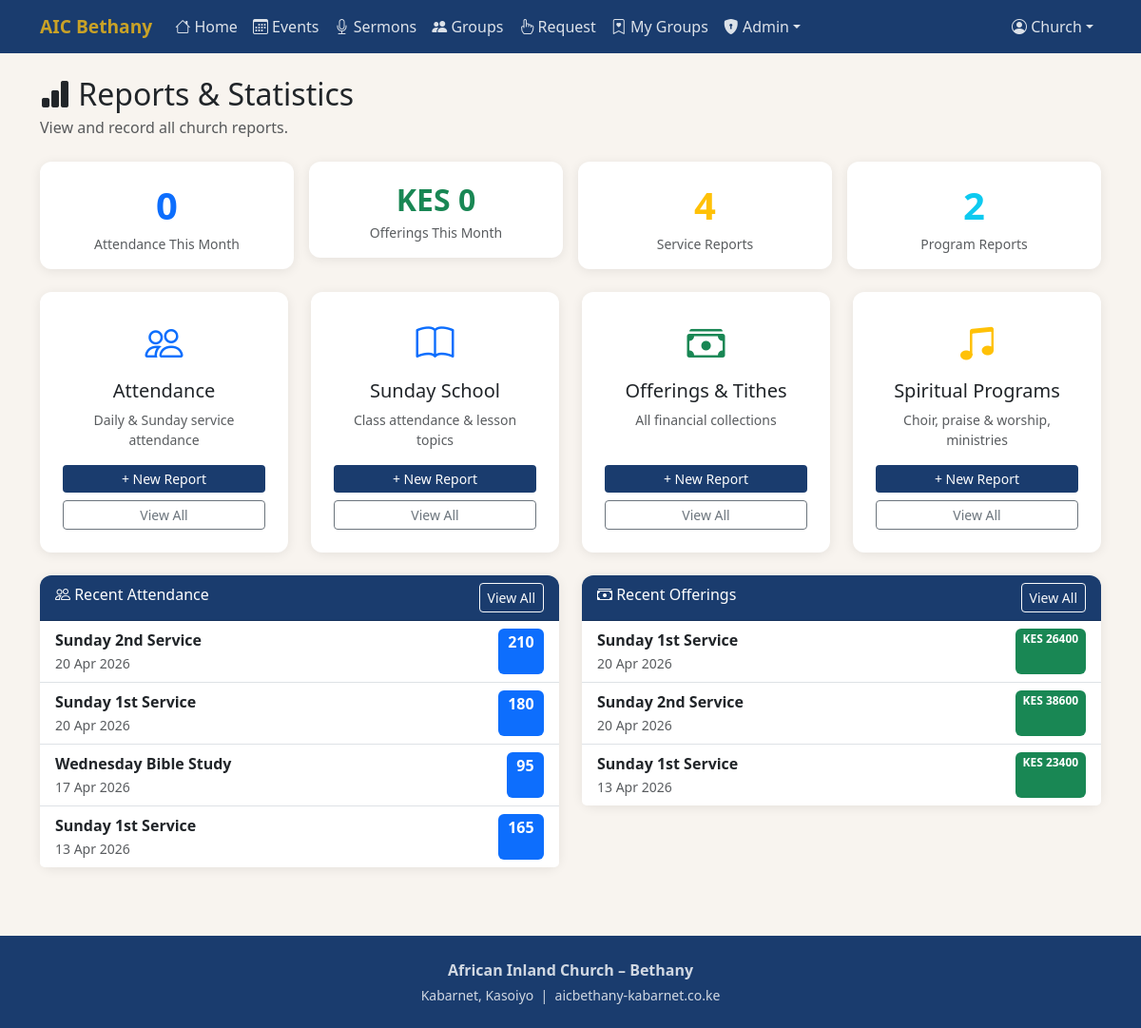
The app's page /reports/ (signed in) with its own data.
### reports/models.py (models this page shows, shortened)
class AttendanceReport(models.Model):
    SERVICE_TYPES = [('sunday_first','Sunday 1st Service'),('sunday_second','Sunday 2nd Service'),('sunday_evening','Sunday Evening Service'),('wednesday','Wednesday Bible Study'),('friday','Friday Prayer Meeting'),('special','Special Service'),('other','Other')]
    date = models.DateField()
    service_type = models.CharField(max_length=30, choices=SERVICE_TYPES)
    total_attendance = models.PositiveIntegerField(default=0)
    men = models.PositiveIntegerField(default=0)
    women = models.PositiveIntegerField(default=0)
    youth = models.PositiveIntegerField(default=0)
    children = models.PositiveIntegerField(default=0)
    visitors = models.PositiveIntegerField(default=0)
    new_converts = models.PositiveIntegerField(default=0)
    presiding_minister = models.ForeignKey(User, on_delete=models.SET_NULL, null=True, blank=True, related_name='presided_services')
    notes = models.TextField(blank=True)
    recorded_by = models.ForeignKey(User, on_delete=models.SET_NULL, null=True, blank=True, related_name='recorded_attendance')
    created_at = models.DateTimeField(auto_now_add=True)
    class Meta:
        ordering = ['-date']
        unique_together = ['date','service_type']

class OfferingReport(models.Model):
    SERVICE_TYPES = [('sunday_first','Sunday 1st Service'),('sunday_second','Sunday 2nd Service'),('sunday_evening','Sunday Evening Service'),('wednesday','Wednesday Service'),('friday','Friday Service'),('special','Special Service / Harambee'),('other','Other')]
    date = models.DateField()
    service_type = models.CharField(max_length=30, choices=SERVICE_TYPES)
    currency = models.CharField(max_length=5, default='KES')
    general_offering = models.DecimalField(max_digits=12, decimal_places=2, default=0)
    thanksgiving_offering = models.DecimalField(max_digits=12, decimal_places=2, default=0)
    special_offering = models.DecimalField(max_digits=12, decimal_places=2, default=0)
    special_offering_purpose = models.CharField(max_length=200, blank=True)
    building_fund = models.DecimalField(max_digits=12, decimal_places=2, default=0)
    tithes_cash = models.DecimalField(max_digits=12, decimal_places=2, default=0)
    tithes_mpesa = models.DecimalField(max_digits=12, decimal_places=2, default=0)
    missions_offering = models.DecimalField(max_digits=12, decimal_places=2, default=0)
    sunday_school_offering = models.DecimalField(max_digits=12, decimal_places=2, default=0)
    counted_by = models.CharField(max_length=200, blank=True)
    verified_by = models.ForeignKey(User, on_delete=models.SET_NULL, null=True, blank=True, related_name='verified_offerings')
    notes = models.TextField(blank=True)
    recorded_by = models.ForeignKey(User, on_delete=models.SET_NULL, null=True, blank=True, related_name='recorded_offerings')
    created_at = models.DateTimeField(auto_now_add=True)
    class Meta:
        ordering = ['-date']
    def total_offering(self):
        return self.general_offering+self.thanksgiving_offering+self.special_offering+self.building_fund+self.missions_offering+self.sunday_school_offering
    def total_tithes(self):
        return self.tithes_cash+self.tithes_mpesa
    def grand_total(self):
        return self.total_offering()+self.total_tithes()

### reports/views.py (the view)
    @login_required
    def wrapper(request, *args, **kwargs):
        if request.user.is_staff:
            return view_func(request, *args, **kwargs)
        messages.error(request, "Access denied.")
        return redirect('dashboard')

### reports/views.py (called while the page is built)
def admin_required(view_func):
    @login_required
    def wrapper(request, *args, **kwargs):
        if request.user.is_staff:
            return view_func(request, *args, **kwargs)
        messages.error(request, "Access denied.")
        return redirect('dashboard')
    return wrapper

@admin_required
def report_dashboard(request):
    today = date.today()
    month_start = today.replace(day=1)
    monthly_attendance = AttendanceReport.objects.filter(date__gte=month_start)
    total_this_month = sum(r.total_attendance for r in monthly_attendance)
    monthly_offering = OfferingReport.objects.filter(date__gte=month_start)
    total_offering_month = sum(r.grand_total() for r in monthly_offering)
    return render(request, 'reports/dashboard.html', {'total_this_month':total_this_month,'total_offering_month':total_offering_month,'attendance_records':AttendanceReport.objects.count(),'recent_attendance':AttendanceReport.objects.all()[:5],'recent_offerings':OfferingReport.objects.all()[:5],'recent_programs':SpiritualProgramReport.objects.all()[:5]})

### templates/reports/dashboard.html (shortened to what this page needs)
{% extends 'base.html' %}
{% block content %}
<div class="container py-4">
  <h2 class="mb-1"><i class="bi bi-bar-chart-fill"></i> Reports & Statistics</h2>
  <p class="text-muted mb-4">View and record all church reports.</p>
  <div class="row g-3 mb-4">
    <div class="col-6 col-md-3"><div class="card text-center p-3"><div class="fs-1 fw-bold text-primary">{{ total_this_month }}</div><small class="text-muted">Attendance This Month</small></div></div>
    <div class="col-6 col-md-3"><div class="card text-center p-3"><div class="fs-2 fw-bold text-success">KES {{ total_offering_month|floatformat:0 }}</div><small class="text-muted">Offerings This Month</small></div></div>
    <div class="col-6 col-md-3"><div class="card text-center p-3"><div class="fs-1 fw-bold text-warning">{{ attendance_records }}</div><small class="text-muted">Service Reports</small></div></div>
    <div class="col-6 col-md-3"><div class="card text-center p-3"><div class="fs-1 fw-bold text-info">{{ recent_programs|length }}</div><small class="text-muted">Program Reports</small></div></div>
  </div>
  <div class="row g-4 mb-4">
    <div class="col-md-6 col-lg-3"><div class="card h-100 text-center p-4"><i class="bi bi-people fs-1 text-primary mb-2"></i><h5>Attendance</h5><p class="small text-muted">Daily & Sunday service attendance</p><div class="mt-auto d-grid gap-2"><a href="{% url 'attendance_create' %}" class="btn btn-church btn-sm">+ New Report</a><a href="{% url 'attendance_list' %}" class="btn btn-outline-secondary btn-sm">View All</a></div></div></div>
    <div class="col-md-6 col-lg-3"><div class="card h-100 text-center p-4"><i class="bi bi-book fs-1 text-primary mb-2"></i><h5>Sunday School</h5><p class="small text-muted">Class attendance & lesson topics</p><div class="mt-auto d-grid gap-2"><a href="{% url 'sunday_school_create' %}" class="btn btn-church btn-sm">+ New Report</a><a href="{% url 'sunday_school_list' %}" class="btn btn-outline-secondary btn-sm">View All</a></div></div></div>
    <div class="col-md-6 col-lg-3"><div class="card h-100 text-center p-4"><i class="bi bi-cash-stack fs-1 text-success mb-2"></i><h5>Offerings & Tithes</h5><p class="small text-muted">All financial collections</p><div class="mt-auto d-grid gap-2"><a href="{% url 'offering_create' %}" class="btn btn-church btn-sm">+ New Report</a><a href="{% url 'offering_list' %}" class="btn btn-outline-secondary btn-sm">View All</a></div></div></div>
    <div class="col-md-6 col-lg-3"><div class="card h-100 text-center p-4"><i class="bi bi-music-note-beamed fs-1 text-warning mb-2"></i><h5>Spiritual Programs</h5><p class="small text-muted">Choir, praise & worship, ministries</p><div class="mt-auto d-grid gap-2"><a href="{% url 'program_create' %}" class="btn btn-church btn-sm">+ New Report</a><a href="{% url 'program_list' %}" class="btn btn-outline-secondary btn-sm">View All</a></div></div></div>
  </div>
  <div class="row g-4">
    <div class="col-md-6"><div class="card"><div class="card-header d-flex justify-content-between"><span><i class="bi bi-people"></i> Recent Attendance</span><a href="{% url 'attendance_list' %}" class="btn btn-sm btn-outline-light">View All</a></div>
      <ul class="list-group list-group-flush">{% for r in recent_attendance %}<li class="list-group-item d-flex justify-content-between"><div><strong>{{ r.get_service_type_display }}</strong><br><small class="text-muted">{{ r.date|date:"d M Y" }}</small></div><span class="badge bg-primary fs-6">{{ r.total_attendance }}</span></li>{% empty %}<li class="list-group-item text-muted small">No records yet.</li>{% endfor %}</ul>
    </div></div>
    <div class="col-md-6"><div class="card"><div class="card-header d-flex justify-content-between"><span><i class="bi bi-cash-stack"></i> Recent Offerings</span><a href="{% url 'offering_list' %}" class="btn btn-sm btn-outline-light">View All</a></div>
      <ul class="list-group list-group-flush">{% for r in recent_offerings %}<li class="list-group-item d-flex justify-content-between"><div><strong>{{ r.get_service_type_display }}</strong><br><small class="text-muted">{{ r.date|date:"d M Y" }}</small></div><span class="badge bg-success">KES {{ r.grand_total|floatformat:0 }}</span></li>{% empty %}<li class="list-group-item text-muted small">No records yet.</li>{% endfor %}</ul>
    </div></div>
  </div>
</div>
{% endblock %}

### templates/base.html (shortened to what this page needs)
<!DOCTYPE html>
<html lang="en">
<head>
    <link href="https://cdn.jsdelivr.net/npm/bootstrap@5.3.0/dist/css/bootstrap.min.css" rel="stylesheet">
    <link href="https://cdn.jsdelivr.net/npm/bootstrap-icons@1.11.0/font/bootstrap-icons.css" rel="stylesheet">
</head>
<body>
<nav class="navbar navbar-expand-lg navbar-dark">
  <div class="container">
    <a class="navbar-brand" href="{% url 'home' %}"> AIC Bethany</a>
    <div class="collapse navbar-collapse" id="navMenu">
      <ul class="navbar-nav me-auto">
        <li class="nav-item"><a class="nav-link" href="{% url 'home' %}"><i class="bi bi-house"></i> Home</a></li>
        <li class="nav-item"><a class="nav-link" href="{% url 'event_list' %}"><i class="bi bi-calendar3"></i> Events</a></li>
        <li class="nav-item"><a class="nav-link" href="{% url 'sermon_list' %}"><i class="bi bi-mic"></i> Sermons</a></li>
        <li class="nav-item"><a class="nav-link" href="{% url 'group_list' %}"><i class="bi bi-people-fill"></i> Groups</a></li>
        {% if user.is_authenticated %}
          {% if user.is_staff %}
            <li class="nav-item"><a class="nav-link" href="{% url 'service_request' %}"><i class="bi bi-hand-index"></i> Request</a></li>
            <li class="nav-item"><a class="nav-link" href="{% url 'my_groups' %}"><i class="bi bi-bookmark-heart"></i> My Groups</a></li>
            <li class="nav-item dropdown">
              <a class="nav-link dropdown-toggle" href="#" data-bs-toggle="dropdown"><i class="bi bi-shield-lock-fill"></i> Admin</a>
            </li>
          {% endif %}
        {% endif %}
      </ul>
      <ul class="navbar-nav">
        {% if user.is_authenticated %}
        <li class="nav-item dropdown">
          <a class="nav-link dropdown-toggle" href="#" data-bs-toggle="dropdown"><i class="bi bi-person-circle"></i> {{ user.first_name|default:user.username }}</a>
        </li>
        {% else %}
        <li class="nav-item"><a class="nav-link" href="{% url 'login' %}"><i class="bi bi-box-arrow-in-right"></i> Login</a></li>
        <li class="nav-item"><a class="btn btn-gold btn-sm ms-2 nav-link" href="{% url 'register' %}">Join Us</a></li>
        {% endif %}
      </ul>
    </div>
  </div>
</nav>
{% block content %}{% endblock %}
<footer class="py-4 mt-5"><div class="container text-center">
    <p class="mb-1"> <strong>African Inland Church – Bethany</strong></p>
    <p class="mb-0 small">Kabarnet, Kasoiyo &nbsp;|&nbsp; aicbethany-kabarnet.co.ke</p>
</div></footer>
</body></html>

### templates/base.html (style rules this page uses)
:root { --church-primary:#1a3c6e;--church-gold:#c9a227;--church-light:#f8f4ef; }
body { background-color:var(--church-light);font-family:'Segoe UI',sans-serif; }
.navbar { background:var(--church-primary)!important; }
.navbar-brand { color:var(--church-gold)!important;font-weight:700;font-size:1.2rem; }
.nav-link { color:rgba(255,255,255,0.85)!important; }
.btn-church { background:var(--church-primary);color:white;border:none; }
.card { border:none;box-shadow:0 2px 12px rgba(0,0,0,0.08);border-radius:12px; }
.card-header { background:var(--church-primary);color:white;border-radius:12px 12px 0 0!important; }
footer { background:var(--church-primary);color:rgba(255,255,255,0.8); }

### records on screen
AttendanceReport: service_type "Sunday 2nd Service", date "20 Apr 2026", total_attendance "210"
AttendanceReport: service_type "Sunday 1st Service", date "20 Apr 2026", total_attendance "180"
AttendanceReport: service_type "Wednesday Bible Study", date "17 Apr 2026", total_attendance "95"
AttendanceReport: service_type "Sunday 1st Service", date "13 Apr 2026", total_attendance "165"
OfferingReport: service_type "Sunday 1st Service", date "20 Apr 2026", grand_total "26400"
OfferingReport: service_type "Sunday 2nd Service", date "20 Apr 2026", grand_total "38600"
OfferingReport: service_type "Sunday 1st Service", date "13 Apr 2026", grand_total "23400"

### other values on screen
{{ user.first_name|default:user.username }} "Church"
{{ total_this_month }} "0"
{{ total_offering_month|floatformat:0 }} "0"
{{ attendance_records }} "4"
{{ recent_programs|length }} "2"
